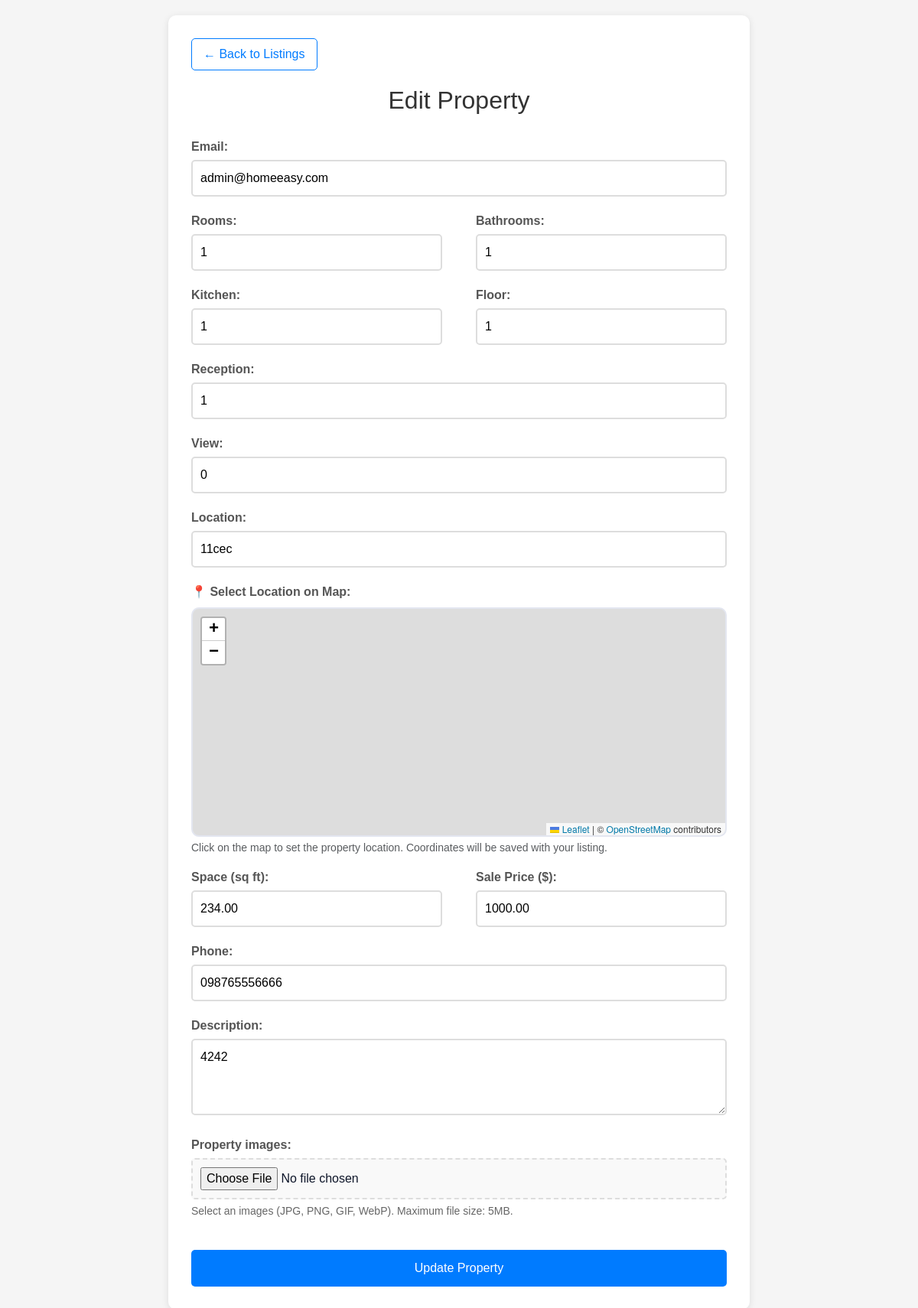
Page /index.php?page=edit&id=3 (signed in) on the committed database.
### tables this page shows
CREATE TABLE `data` (
  `id` int(11) NOT NULL,
  `location` varchar(255) NOT NULL,
  `property_type` varchar(100) NOT NULL,
  `rooms` int(11) NOT NULL,
  `bathrooms` int(11) NOT NULL,
  `kitchen` int(11) DEFAULT 0,
  `floor` int(11) DEFAULT 0,
  `reception` int(11) DEFAULT 0,
  `view` int(11) DEFAULT 0,
  `space` decimal(10,2) NOT NULL,
  `sale` decimal(15,2) NOT NULL,
  `totalsale` decimal(15,2) NOT NULL,
  `phone` varchar(20) DEFAULT NULL,
  `email` varchar(255) NOT NULL,
  `images` varchar(500) DEFAULT NULL,
  `latitude` decimal(10,8) DEFAULT NULL,
  `longitude` decimal(11,8) DEFAULT NULL,
  `created_at` timestamp NOT NULL DEFAULT current_timestamp(),
  `updated_at` timestamp NOT NULL DEFAULT current_timestamp() ON UPDATE current_timestamp(),
  `description` text DEFAULT NULL,
  `amenities` text DEFAULT NULL,
  `furnishing` varchar(20) DEFAULT 'Unfurnished',
  `parking` int(11) DEFAULT 0,
  `balcony` int(11) DEFAULT 0,
  `elevator` varchar(5) DEFAULT 'No',
  `garden` varchar(5) DEFAULT 'No',
  `swimming_pool` varchar(5) DEFAULT 'No',
  `gym` varchar(5) DEFAULT 'No',
  `security` varchar(20) DEFAULT 'None',
  `age_years` int(11) DEFAULT 0,
  `condition_status` varchar(20) DEFAULT 'Good',
  `delivery_date` varchar(50) DEFAULT NULL,
  `delivery_type` varchar(30) DEFAULT 'Ready',
  `payment_options` text DEFAULT NULL
);

### layouts/pages/edit_property.php (the view, shortened to what this page needs)
<?php
$host = 'localhost';
$db = 'forfree';
$user = 'root';
$pass = '';
try {
    $pdo = new PDO("mysql:host=$host;dbname=$db;charset=utf8", $user, $pass);
    $pdo->setAttribute(PDO::ATTR_ERRMODE, PDO::ERRMODE_EXCEPTION);
    if (isset($_GET['id'])) {
        $id = $_GET['id'];
        $stmt = $pdo->prepare("SELECT * FROM data WHERE id = ?");
        $stmt->execute([$id]);
        $row = $stmt->fetch(PDO::FETCH_ASSOC);
    } else {
        die("No ID provided.");
    }
} catch (PDOException $e) {
    echo "Database Error: " . $e->getMessage();
    exit;
}
?>
<!DOCTYPE html>
<html lang="en">
<head>
    <link rel="stylesheet" href="https://unpkg.com/leaflet@1.9.4/dist/leaflet.css"
/>
</head>
<body>
    <div class="container">
        <a href="javascript:history.back()" class="back-link">← Back to Listings</a>
        <h2>Edit Property</h2>
        <form method="post" enctype="multipart/form-data">
            <div class="form-group">
                <label for="email">Email:</label>
                <input type="email" id="email" name="email" value="<?= htmlspecialchars($row['email']) ?>" required>
            </div>
            <div class="row">
                <div class="col">
                    <div class="form-group">
                        <label for="rooms">Rooms:</label>
                        <input type="number" id="rooms" name="rooms" value="<?= htmlspecialchars($row['rooms']) ?>" min="1" required>
                    </div>
                </div>
                <div class="col">
                    <div class="form-group">
                        <label for="bathrooms">Bathrooms:</label>
                        <input type="number" id="bathrooms" name="bathrooms" value="<?= htmlspecialchars($row['bathrooms']) ?>" min="1" required>
                    </div>
                </div>
            </div>
            <div class="row">
                <div class="col">
                    <div class="form-group">
                        <label for="kitchen">Kitchen:</label>
                        <input type="number" id="kitchen" name="kitchen" value="<?= htmlspecialchars($row['kitchen']) ?>" min="0" required>
                    </div>
                </div>
                <div class="col">
                    <div class="form-group">
                        <label for="floor">Floor:</label>
                        <input type="number" id="floor" name="floor" value="<?= htmlspecialchars($row['floor']) ?>" min="0" required>
                    </div>
                </div>
            </div>
            <div class="form-group">
                <label for="reception">Reception:</label>
                <input type="number" id="reception" name="reception" value="<?= htmlspecialchars($row['reception']) ?>" min="0" required>
            </div>
            <div class="form-group">
                <label for="view">View:</label>
                <input type="text" id="view" name="view" value="<?= htmlspecialchars($row['view']) ?>" placeholder="e.g., City view, Garden view, Sea view">
            </div>
            <div class="form-group">
                <label for="location">Location:</label>
                <input type="text" id="location" name="location" value="<?= htmlspecialchars($row['location']) ?>" required>
            </div>
             <div class="mb-3">
                        <label class="form-label">📍 Select Location on Map:</label>
                        <div id="locationMap" style="height: 300px; border-radius: 10px; border: 2px solid #e3e6f0;"></div>
                        <div class="form-text">Click on the map to set the property location. Coordinates will be saved with your listing.</div>
                    </div>
            <div class="row">
                <div class="col">
                    <div class="form-group">
                        <label for="space">Space (sq ft):</label>
                        <input type="number" id="space" name="space" value="<?= htmlspecialchars($row['space']) ?>" min="1" required>
                    </div>
                </div>
                <div class="col">
                    <div class="form-group">
                        <label for="sale">Sale Price ($):</label>
                        <input type="number" id="sale" name="sale" value="<?= htmlspecialchars($row['sale']) ?>" min="1" required>
                    </div>
                </div>
            </div>
            <div class="form-group">
                <label for="phone">Phone:</label>
                <input type="text" id="phone" name="phone" value="<?= htmlspecialchars($row['phone']) ?>" required>
            </div>
            <div class="form-group">
                <label for="description">Description:</label>
                <textarea id="description" name="description" placeholder="Provide a detailed description of the property..."><?= htmlspecialchars($row['description'] ?? '') ?></textarea>
            </div>
            <div class="form-group">
                <label for="images">Property images:</label>
                <input type="file" id="images" name="images" accept="images/*">
                <small style="color: #666; display: block; margin-top: 5px;">
                    Select an images (JPG, PNG, GIF, WebP). Maximum file size: 5MB.
                </small>
            </div>
            <input type="submit" value="Update Property">
        </form>
    </div>
</body>
</html>

### index.php (style rules this page uses)
:root { --primary-color: #2563eb; --secondary-color: #1e40af; --accent-color: #f97316; --light-bg: #f8fafc; --dark-text: #0f172a; --light-text: #64748b; }
body { font-family: 'Segoe UI', -apple-system, BlinkMacSystemFont, sans-serif; color: var(--dark-text); background-color: var(--light-bg); }

### layouts/pages/edit_property.php (style rules this page uses)
body { font-family: Arial, sans-serif; max-width: 800px; margin: 0 auto; padding: 20px; background-color: #f5f5f5; }
.container { background-color: white; padding: 30px; border-radius: 10px; box-shadow: 0 2px 10px rgba(0,0,0,0.1); }
h2 { color: #333; text-align: center; margin-bottom: 30px; }
.form-group { margin-bottom: 20px; }
label { display: block; margin-bottom: 5px; font-weight: bold; color: #555; }
input[type="text"], input[type="email"], input[type="number"], textarea, select { width: 100%; padding: 10px; border: 2px solid #ddd; border-radius: 5px; font-size: 16px; box-sizing: border-box; }
input[type="file"] { width: 100%; padding: 10px; border: 2px dashed #ddd; border-radius: 5px; background-color: #f9f9f9; }
textarea { height: 100px; resize: vertical; }
input[type="submit"] { background-color: #007bff; color: white; padding: 12px 30px; border: none; border-radius: 5px; cursor: pointer; font-size: 16px; width: 100%; margin-top: 20px; }
.back-link { display: inline-block; margin-bottom: 20px; color: #007bff; text-decoration: none; padding: 8px 15px; border: 1px solid #007bff; border-radius: 5px; }
.row { display: flex; gap: 20px; }
.col { flex: 1; }

### rows in the picture
data: email "admin@homeeasy.com", rooms "1", bathrooms "1", kitchen "1", floor "1", reception "1", view "0", location "11cec", space "234.00", sale "1000.00", phone "098765556666", description "4242"
